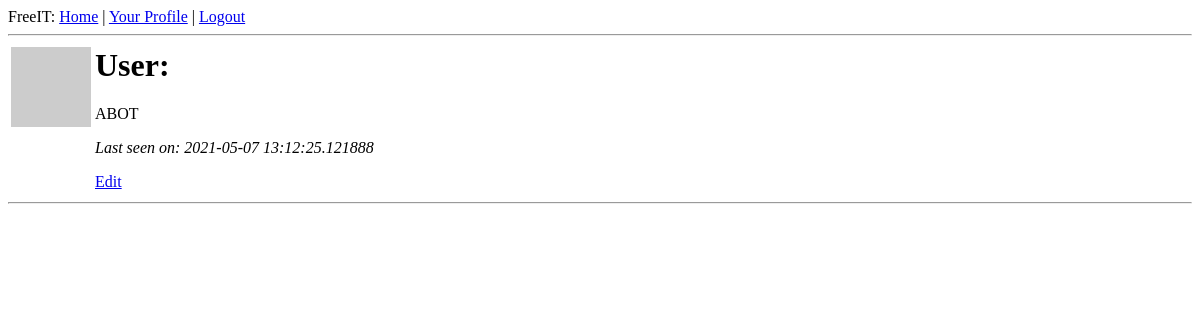
Page /user/antonkot (signed in) on the earlier database version.
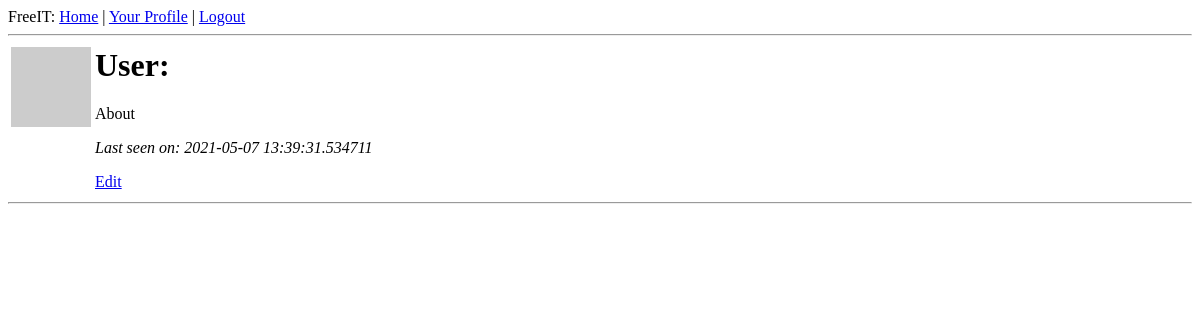
Same page on the later database version.
### app/models.py (models this page shows, shortened)
class User(db.Model, UserMixin):
    id = db.Column(db.Integer, primary_key=True)
    username = db.Column(db.String(64), index=True, unique=True)
    email = db.Column(db.String(120), index=True, unique=True)
    role = db.Column(db.SmallInteger, default = 0)
    about_me = db.Column(db.String(140))
    last_seen = db.Column(db.DateTime)
    password_hash = db.Column(db.String(128))
    posts = db.relationship('Post', backref='author', lazy='dynamic')
    def avatar(self, size):
        return 'http://www.gravatar.com/avatar/' + md5(self.email.encode('utf-8')).hexdigest() + '?d=mm&s=' + str(size)

### app/routes.py (the view)
@app.route('/user/<username>')
@login_required
def user(username):
    user = User.query.filter_by(username = username).first()
    if user == None:
        flash('User ' + username + ' not found.')
        return redirect(url_for('index'))
    posts = Post.query.join(User).filter_by(username = username)
    return render_template('user.html',
        user = user,
        posts = posts)

### app/models.py (called while the page is built)
@login.user_loader
def load_user(id):
    return User.query.get(int(id))

### app/routes.py (called while the page is built)
@app.before_request
def before_request():
    if current_user.is_authenticated:
        current_user.last_seen = datetime.utcnow()
        db.session.add(current_user)
        db.session.commit()

### app/templates/user.html (shortened to what this page needs)
{% extends "base.html" %}
{% block content %}
<table>
    <tr valign="top">
        <td><img src="{{user.avatar(128)}}"></td>
        <td>
            <h1>User: {{user.nickname}}</h1>
            {% if user.about_me %}<p>{{user.about_me}}</p>{% endif %}
            {% if user.last_seen %}<p><i>Last seen on: {{user.last_seen}}</i></p>{% endif %}
            {% if user.id == current_user.id %}<p><a href="{{url_for('edit')}}">Edit</a></p>{% endif %}
        </td>
    </tr>
</table>
<hr>
{% endblock %}

### app/templates/base.html (shortened to what this page needs)
<html>
    <head>
    </head>
    <body>
        <div>
            FreeIT:
            <a href="{{ url_for('index') }}">Home</a>
            {% if current_user.is_anonymous %}
            | <a href="{{ url_for('login') }}">Login</a>
            {% else %}
            | <a href="{{ url_for('user', username = current_user.username) }}">Your Profile</a>
            | <a href="{{ url_for('logout') }}">Logout</a>
            {% endif %}
        </div>
        <hr>
        {% block content %}{% endblock %}
    </body>
</html>

Differences in the rows shown:
changed User: about_me "ABOT" → "About"; last_seen "2021-05-07 13:12:25.121888" → "2021-05-07 13:39:31.534711"
